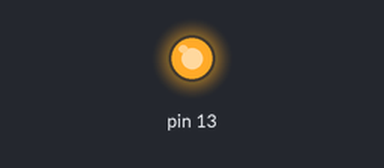
A sketch run on a simulated Arduino Uno, built with avr-gcc and run on an emulated ATmega328P. Parts: output pins drawn as LEDs (lit = HIGH).

Above: at 0.1 s.
Timing chart, 0 to 1.6 s (numbered marks = the images above):
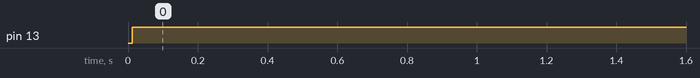

Measured:
- by itself, pin 13: LOW → HIGH at 0.01 s

The sketch:

avr_ledon_count.ino
```cpp
 void setup() {
  DDRB = 0x20; //아웃풋모드
  TCCR2A = 0x00;
  TCCR2B = 0x02;
  TCNT2 = 56;//200개 맞추기위하여
  TIMSK2 = 0x01;
}

unsigned long previousMicros = 0;
unsigned long currentMicros = 0;
unsigned long previousMillis = 0;
unsigned long currentMillis = 0;
int count, duty;

   SIGNAL(TIMER2_OVF_vect) {
    //previousMicros = currentMicros;

    count++;

      if(count == 100){
        PORTB = 0x20;
        count = 0;
      }
      else if(count == duty)
      {
        PORTB = 0x00;
      }

   }
   void loop()
   {
   }
```
